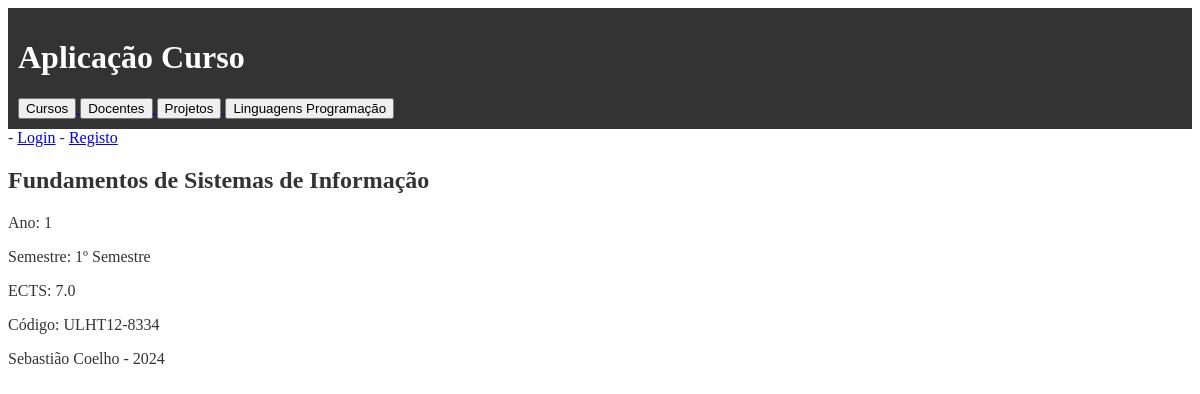
Before: /curso/disciplina/3/ with the older database file.
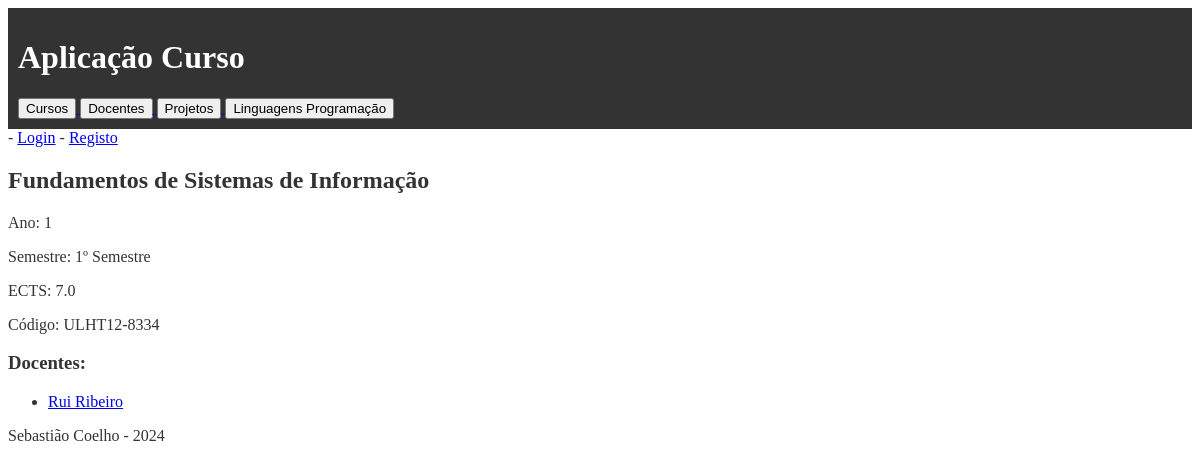
After: the same page with the newer database file.
### curso/models.py (models this page shows, shortened)
class Docente(models.Model):
    nome = models.CharField(max_length=255)
    disciplinas = models.ManyToManyField(Disciplina, related_name='docentes')

### curso/views.py (the view)
# urls.py: path('disciplina/<int:disciplina_id>/', views.disciplina_view, name='disciplina'),
def disciplina_view(request, disciplina_id):
    disciplina = Disciplina.objects.get(id=disciplina_id)
    projetos = Projeto.objects.filter(disciplina=disciplina)
    context = {
        'disciplina': disciplina,
    }
    return render(request, 'curso/disciplina.html', context)

### curso/templates/curso/disciplina.html (shortened to what this page needs)
{% extends 'curso/layout.html' %}
{% block content %}
    <h2>{{ disciplina.nome }}</h2>
    <p>Ano: {{ disciplina.ano }}</p>
    <p>Semestre: {{ disciplina.semestre }}</p>
    <p>ECTS: {{ disciplina.ects }}</p>
    <p>Código: {{ disciplina.codigo_leitura }}</p>
    {% if disciplina.docentes.exists %}
        <h3>Docentes:</h3>
        <ul>
            {% for docente in disciplina.docentes.all %}
                <li>
                    <a href="{% url 'curso:docente' docente.id %}">{{ docente.nome }}</a>
                </li>
            {% endfor %}
        </ul>
    {% endif %}
{% endblock %}

Changed rows visible on the page:
added Docente: nome "Rui Ribeiro"
Other visible differences:
text now shown: "Docentes:"
